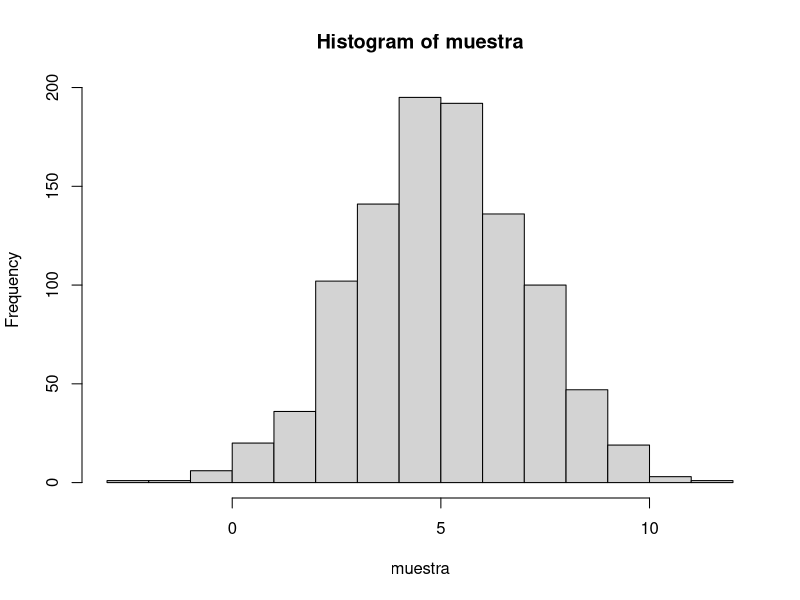

The R script that drew this image:
# Con este simbolo # pueden agregar comentarios
muestra <- rnorm(n = 1000, mean = 5, sd = 2 )



# Sección 1 ---------------------------------------------------------------


hist(muestra)


# Sección 2 ---------------------------------------------------------------

# Ctrl+Shift+R: Secciones
# Ctrl+Shift+C: Comentar una sección

# 3 Trabajar por secciones
# supongan que 
# esto 
# es odigo

